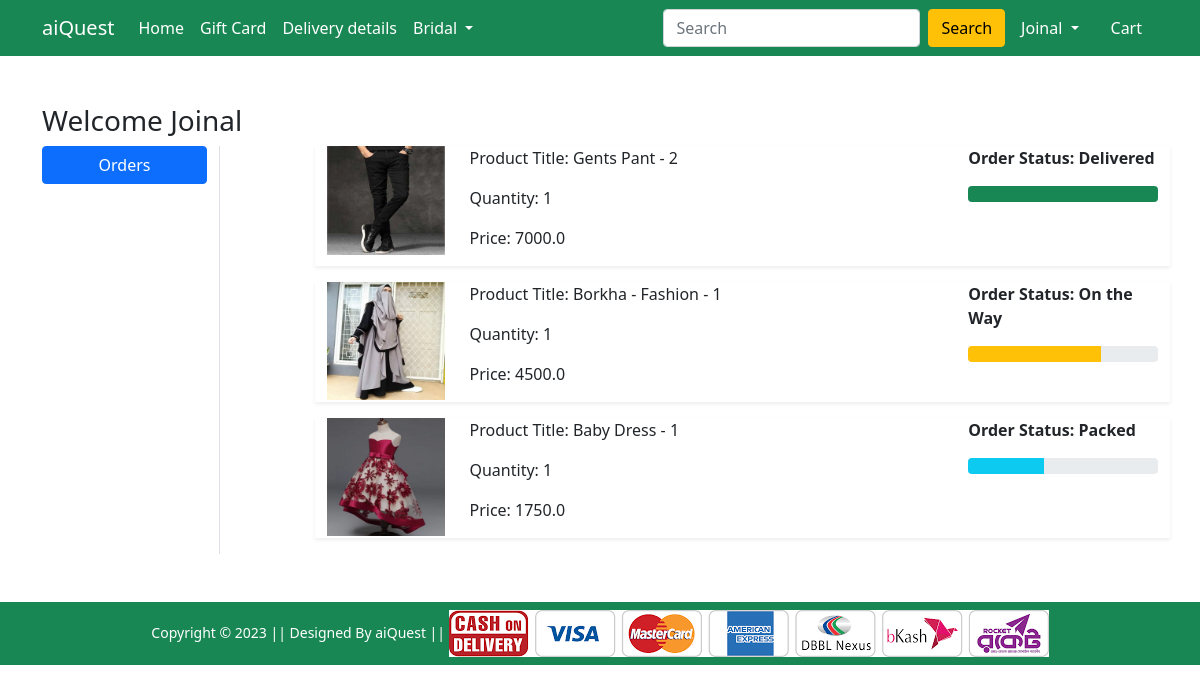
Screenshot of /orders/ (signed in) with the database file from the repository.
### Shop/models.py (models this page shows, shortened)
class OrderPlaced(models.Model):
    user = models.ForeignKey(User, on_delete=models.CASCADE)
    customer = models.ForeignKey(Customer, on_delete=models.CASCADE)
    product = models.ForeignKey(Product, on_delete=models.CASCADE)
    quantity = models.PositiveIntegerField(default=1)
    ordered_date = models.DateTimeField(auto_now_add=True)
    status = models.CharField(max_length=50, choices=STATUS_CHOICE, default='Pending')
    @property
    def total_cost(self):
        return self.quantity * self.product.discounted_price

class Product(models.Model):
    title = models.CharField(max_length=100)
    selling_price = models.FloatField()
    discounted_price = models.FloatField()
    description = models.TextField()
    brand = models.CharField(max_length=100)
    category = models.CharField(choices=CATEGORY_CHOICES,max_length=2)
    product_image = models.ImageField(upload_to='productimg')

### Shop/views.py (the view)
# urls.py: path('orders/', views.orders, name='orders'),
@login_required
def orders(request):
     op = OrderPlaced.objects.filter(user=request.user)
     return render(request, 'Shop/orders.html', {'order_placed':op})

### Shop/templates/Shop/orders.html (shortened to what this page needs)
{% extends 'Shop/base.html' %}
{% load static %}
{% block main-content %}
<div class="container my-5">
    <div class="row">
        <h3>Welcome <span class="text-capitalize">{{request.user}}</span></h3>
        <div class="col-sm-2 border-end">
            <ul class="list-unstyled">
                <li class="d-grid"><a href="{% url 'orders' %}" class="btn btn-primary">Orders</a></li>
            </ul>
        </div>
        <div class="col-sm-9 offset-sm-1">
            {% for op in order_placed %}
            <div class="row shadow-sm mb-3">
                <div class="col-sm-2">
                    <img src="{{op.product.product_image.url}}" alt="" srcset="" class="img-fluid" height="150"
                        width="150">
                </div>
                <div class="col-sm-7">
                    <p>Product Title: {{op.product.title}}</p>
                    <p>Quantity: {{op.quantity}}</p>
                    <p>Price: {{op.total_cost}}</p>
                </div>
                <div class="col-sm-3 fw-bold">
                    <p>Order Status: {{op.status}}</p>
                    {% if op.status == 'Packed' %}
                    <div class="progress">
                        <div class="progress-bar bg-info" role="progressbar" style="width: 40%" aria-valuenow="40"
                            aria-valuemin="0" aria-valuemax="100">
                        </div>
                    </div>
                    {% endif %}
                    {% if op.status == 'On the Way' %}
                    <div class="progress">
                        <div class="progress-bar bg-warning" role="progressbar" style="width: 70%" aria-valuenow="70"
                            aria-valuemin="0" aria-valuemax="100">
                        </div>
                    </div>
                    {% endif %}
                    {% if op.status == 'Delivered' %}
                    <div class="progress">
                        <div class="progress-bar bg-success" role="progressbar" style="width: 100%" aria-valuenow="100"
                            aria-valuemin="0" aria-valuemax="100">
                        </div>
                    </div>
                    {% endif %}
                </div>
            </div>
            {% endfor %}
        </div>
    </div>
</div>
{% endblock main-content %}

### Shop/templates/Shop/base.html (shortened to what this page needs)
<!doctype html>
{% load static %}
<html lang="en">
<head>
    <link href="https://cdn.jsdelivr.net/npm/bootstrap@5.0.0-beta1/dist/css/bootstrap.min.css" rel="stylesheet"
>
    <link rel="stylesheet" href="{% static 'Shop/css/owl.carousel.min.css' %}">
    <link rel="stylesheet" href="{% static 'Shop/css/all.min.css' %}">
    <link rel="stylesheet" href="{% static 'Shop/css/style.css' %}">
</head>
<body>
    <nav class="navbar navbar-expand-lg navbar-dark bg-success">
        <div class="container">
            <a class="navbar-brand" href="/">aiQuest</a>
            <div class="collapse navbar-collapse" id="navbarSupportedContent">
                <ul class="navbar-nav me-auto mb-2 mb-lg-0">
                    <li class="nav-item">
                        <a class="nav-link active" aria-current="page" href="/">Home</a>
                    </li>
                    <li class="nav-item">
                        <a class="nav-link active" aria-current="page" href="#">Gift Card</a>
                    </li>
                    <li class="nav-item">
                        <a class="nav-link active" aria-current="page" href="#">Delivery details</a>
                    </li>
                    <li class="nav-item dropdown">
                        <a class="nav-link dropdown-toggle text-white" href="#" id="electronicsDropdown" role="button"
                            data-bs-toggle="dropdown" aria-expanded="false">
                            Bridal
                        </a>
                    </li>
                </ul>
                <form action="{% url 'search' %}" class="d-flex" method="GET">
                    <input type="search" class="form-control me-2" name="quary" placeholder="Search">
                    <button class="btn btn-warning" type="submit" >Search</button>
                </form>
                <div>
                    <ul class="navbar-nav me-auto mb-2 mb-lg-0">
                        {% if request.user.is_authenticated %}
                        <li class="nav-item dropdown mx-2">
                            <a class="nav-link dropdown-toggle text-white" href="#" id="profileDropdown" role="button"
                                data-bs-toggle="dropdown" aria-expanded="false"> {{request.user.username | capfirst}}
                            </a>
                        </li>
                        <li class="nav-item mx-2">
                            <a href="{% url 'showcart' %}" class="nav-link text-white"> Cart </a>
                        </li>
                        {% endif %}
                    </ul>
                </div>
            </div>
        </div>
    </nav>
    {% block main-content %} {% endblock main-content %}
    <footer class="container-fluid bg-success text-center p-2 mt-5">
        <small class="text-white">Copyright &copy; 2023 || Designed By aiQuest || </small>
        <img src="{% static 'Shop/images/paymentlogo.png' %}" alt="" srcset="" class="img-fluid" height="2px">
    </footer>
</body>
</html>

### rows the page displays
OrderPlaced: product.product_image (picture), product "Gents Pant - 2", quantity "1", total_cost "7000.0", status "Delivered"
OrderPlaced: product.product_image (picture), product "Borkha - Fashion - 1", quantity "1", total_cost "4500.0", status "On the Way"
OrderPlaced: product.product_image (picture), product "Baby Dress - 1", quantity "1", total_cost "1750.0", status "Packed"

### other values shown
{{ request.user.username | capfirst }} "Joinal"
{{ request.user }} "Joinal"
